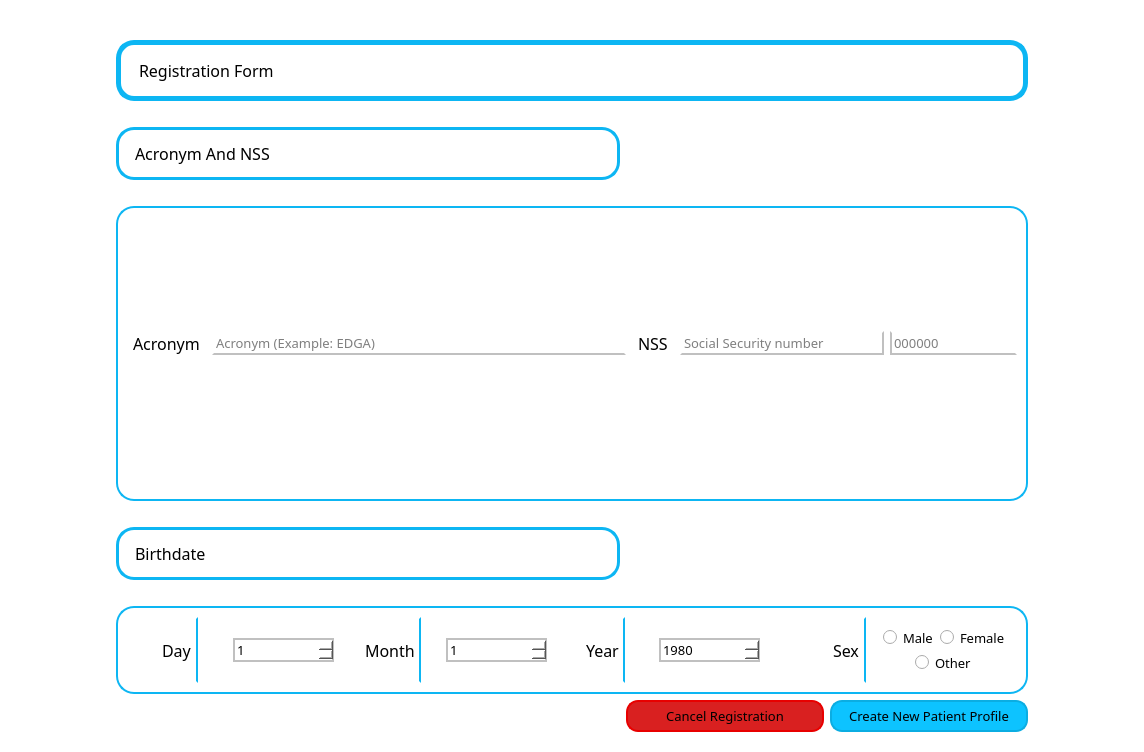
<?xml version="1.0" encoding="UTF-8"?>
<ui version="4.0">
 <class>Form</class>
 <widget class="QWidget" name="Form">
  <property name="geometry">
   <rect>
    <x>0</x>
    <y>0</y>
    <width>1144</width>
    <height>752</height>
   </rect>
  </property>
  <property name="windowTitle">
   <string>iOSA - Create Patient Profile</string>
  </property>
  <property name="styleSheet">
   <string notr="true">QWidget {
	font: 57 10pt Manrope medium;
	background-color: rgb(255, 255, 255);
}

/* --------------------------------------- QScrollBar  -----------------------------------*/
    QScrollBar:horizontal
    {
        height: 15px;
        margin: 3px 15px 3px 15px;
        border-radius: 4px;
    }

    QScrollBar::handle:horizontal
    {
        background-color :rgb(7, 119, 156);
        min-width: 5px;
        border-radius: 4px;
    }

    QScrollBar::add-line:horizontal
    {
        margin: 0px 3px 0px 3px;
        border-image: url(:/qss_icons/rc/right_arrow_disabled.png);
        width: 10px;
        height: 10px;
        subcontrol-position: right;
        subcontrol-origin: margin;
    }

    QScrollBar::sub-line:horizontal
    {
        margin: 0px 3px 0px 3px;
        border-image: url(:/qss_icons/rc/left_arrow_disabled.png);
        height: 10px;
        width: 10px;
        subcontrol-position: left;
        subcontrol-origin: margin;
    }

    QScrollBar::add-line:horizontal:hover,QScrollBar::add-line:horizontal:on
    {
        border-image: url(:/qss_icons/rc/right_arrow.png);
        height: 10px;
        width: 10px;
        subcontrol-position: right;
        subcontrol-origin: margin;
    }


    QScrollBar::sub-line:horizontal:hover, QScrollBar::sub-line:horizontal:on
    {
        border-image: url(:/qss_icons/rc/left_arrow.png);
        height: 10px;
        width: 10px;
        subcontrol-position: left;
        subcontrol-origin: margin;
    }

    QScrollBar::up-arrow:horizontal, QScrollBar::down-arrow:horizontal
    {
        background: none;
    }


    QScrollBar::add-page:horizontal, QScrollBar::sub-page:horizontal
    {
        background: none;
    }

    QScrollBar:vertical
    {
        width: 15px;
        margin: 15px 3px 15px 3px;
        border-radius: 4px;
    }

    QScrollBar::handle:vertical
    {
        background-color: rgb(7, 119, 156);
        min-height: 5px;
        border-radius: 4px;
    }

    QScrollBar::sub-line:vertical
    {
        margin: 3px 0px 3px 0px;
        border-image: url(:/qss_icons/rc/up_arrow_disabled.png);
        height: 10px;
        width: 10px;
        subcontrol-position: top;
        subcontrol-origin: margin;
    }

    QScrollBar::add-line:vertical
    {
        margin: 3px 0px 3px 0px;
        border-image: url(:/qss_icons/rc/down_arrow_disabled.png);
        height: 10px;
        width: 10px;
        subcontrol-position: bottom;
        subcontrol-origin: margin;
    }

    QScrollBar::sub-line:vertical:hover,QScrollBar::sub-line:vertical:on
    {
        border-image: url(:/qss_icons/rc/up_arrow.png);
        height: 10px;
        width: 10px;
        subcontrol-position: top;
        subcontrol-origin: margin;
    }

    QScrollBar::add-line:vertical:hover, QScrollBar::add-line:vertical:on
    {
        border-image: url(:/qss_icons/rc/down_arrow.png);
        height: 10px;
        width: 10px;
        subcontrol-position: bottom;
        subcontrol-origin: margin;
    }

    QScrollBar::up-arrow:vertical, QScrollBar::down-arrow:vertical
    {
        background: none;
    }

    QScrollBar::add-page:vertical, QScrollBar::sub-page:vertical
    {
        background: none;
    }</string>
  </property>
  <layout class="QVBoxLayout" name="verticalLayout">
   <item>
    <widget class="QFrame" name="mainFrame">
     <property name="styleSheet">
      <string notr="true">QFrame#mainFrame {
	background-color: rgb(255, 255, 255);
	border: none;
}

/*----------*/

QLineEdit {
	background-color: rgb(255, 255, 255);
	border-width: 2px;
	border-style: solid;
	border-color: none;
	border-bottom-color: rgb(192, 192, 192);
	border-radius: 15px;
}
QLineEdit:hover {
	border-bottom-color: rgb(140, 140, 140);
}

QFrame {
	background-color: rgb(255, 255, 255);
	border-width: 3px;
	border-style: solid;
	border-color: rgb(13, 182, 243);
	border-radius: 18px;
}
QLabel {
	background-color: none;
	border-color: none;
	font-size: 16px;
}

QSpinBox, QDoubleSpinBox {
    padding-right: 20px;
    border-width: 2px;
	border-style: solid;
	border-color: rgb(192, 192, 192);
}

QSpinBox:hover {
	border-color: rgb(140, 140, 140);
}

QDoubleSpinBox:hover {
	border-color: rgb(140, 140, 140);
}

QCheckBox::indicator {
    width: 13px;
    height: 13px;
}

QComboBox {
	background-color: rgb(255, 255, 255);
	border-width: 2px;
	border-style: solid;
	border-color: rgb(192, 192, 192);
}

QComboBox:hover {
	border-color: rgb(140, 140, 140);
}

QComboBox::down-arrow:on { /* shift the arrow when popup is open */
    top: 1px;
    left: 1px;
}

QPushButton {
	padding: 5px;
	border-width: 2px;
	border-style: solid;
	border-color: rgb(11, 173, 226);
	background-color: rgb(13, 195, 255);
	border-radius: 12px;
}

QPushButton:hover {
	background-color: rgb(11, 173, 226);
}

QPushButton:pressed {
	border-color: (9, 146, 191);
	background-color:rgb(9, 146, 191);
}</string>
     </property>
     <property name="frameShape">
      <enum>QFrame::StyledPanel</enum>
     </property>
     <property name="frameShadow">
      <enum>QFrame::Raised</enum>
     </property>
     <layout class="QVBoxLayout" name="verticalLayout_2">
      <item>
       <layout class="QGridLayout" name="RegistryGridLayout">
        <property name="leftMargin">
         <number>0</number>
        </property>
        <property name="topMargin">
         <number>0</number>
        </property>
        <property name="rightMargin">
         <number>0</number>
        </property>
        <property name="bottomMargin">
         <number>0</number>
        </property>
        <item row="0" column="6">
         <spacer name="horizontalSpacer_81">
          <property name="orientation">
           <enum>Qt::Horizontal</enum>
          </property>
          <property name="sizeHint" stdset="0">
           <size>
            <width>40</width>
            <height>20</height>
           </size>
          </property>
         </spacer>
        </item>
        <item row="0" column="7">
         <spacer name="horizontalSpacer_111">
          <property name="orientation">
           <enum>Qt::Horizontal</enum>
          </property>
          <property name="sizeHint" stdset="0">
           <size>
            <width>40</width>
            <height>20</height>
           </size>
          </property>
         </spacer>
        </item>
        <item row="9" column="1">
         <spacer name="verticalSpacer_3">
          <property name="orientation">
           <enum>Qt::Vertical</enum>
          </property>
          <property name="sizeHint" stdset="0">
           <size>
            <width>20</width>
            <height>40</height>
           </size>
          </property>
         </spacer>
        </item>
        <item row="0" column="9">
         <spacer name="horizontalSpacer_112">
          <property name="orientation">
           <enum>Qt::Horizontal</enum>
          </property>
          <property name="sizeHint" stdset="0">
           <size>
            <width>40</width>
            <height>20</height>
           </size>
          </property>
         </spacer>
        </item>
        <item row="0" column="8">
         <spacer name="horizontalSpacer_131">
          <property name="orientation">
           <enum>Qt::Horizontal</enum>
          </property>
          <property name="sizeHint" stdset="0">
           <size>
            <width>40</width>
            <height>20</height>
           </size>
          </property>
         </spacer>
        </item>
        <item row="3" column="2" colspan="9">
         <spacer name="horizontalSpacer_139">
          <property name="orientation">
           <enum>Qt::Horizontal</enum>
          </property>
          <property name="sizeHint" stdset="0">
           <size>
            <width>40</width>
            <height>20</height>
           </size>
          </property>
         </spacer>
        </item>
        <item row="2" column="2" colspan="9">
         <widget class="QFrame" name="titleFrame">
          <property name="styleSheet">
           <string notr="true">QFrame {
	border-width: 5px;
}
QLabel {
	font-size: 16px;
}</string>
          </property>
          <property name="frameShape">
           <enum>QFrame::StyledPanel</enum>
          </property>
          <property name="frameShadow">
           <enum>QFrame::Raised</enum>
          </property>
          <layout class="QVBoxLayout" name="verticalLayout_45">
           <item>
            <widget class="QLabel" name="titleRegistryLabel">
             <property name="text">
              <string>Registration Form</string>
             </property>
            </widget>
           </item>
          </layout>
         </widget>
        </item>
        <item row="18" column="2" rowspan="2" colspan="9">
         <widget class="QFrame" name="birthDateFrame">
          <property name="styleSheet">
           <string notr="true">QFrame {
	border-width: 2px;
}

QLabel {
	border-color: none;
	border-radius: none;
	border-right-color: rgb(13, 182, 243);
}


QCheckBox {
	border-width: 1px;
	border-style: solid;
	border-bottom-color: rgb(13, 182, 243);
}</string>
          </property>
          <property name="frameShape">
           <enum>QFrame::StyledPanel</enum>
          </property>
          <property name="frameShadow">
           <enum>QFrame::Raised</enum>
          </property>
          <layout class="QVBoxLayout" name="verticalLayout_44">
           <item>
            <layout class="QGridLayout" name="gridLayout_27">
             <item row="0" column="1" rowspan="2">
              <widget class="QSpinBox" name="birthDaySpinBox">
               <property name="minimum">
                <number>1</number>
               </property>
               <property name="maximum">
                <number>31</number>
               </property>
              </widget>
             </item>
             <item row="0" column="0" rowspan="2" alignment="Qt::AlignHCenter">
              <widget class="QLabel" name="birthDayLabel">
               <property name="layoutDirection">
                <enum>Qt::LeftToRight</enum>
               </property>
               <property name="text">
                <string>Day</string>
               </property>
              </widget>
             </item>
             <item row="0" column="5" rowspan="2">
              <widget class="QSpinBox" name="birthYearSpinBox">
               <property name="minimum">
                <number>1900</number>
               </property>
               <property name="maximum">
                <number>2100</number>
               </property>
               <property name="value">
                <number>1980</number>
               </property>
              </widget>
             </item>
             <item row="0" column="7" rowspan="2">
              <widget class="QFrame" name="genderFrame">
               <property name="styleSheet">
                <string notr="true">border-color: none;
border-radius: none;</string>
               </property>
               <property name="frameShape">
                <enum>QFrame::StyledPanel</enum>
               </property>
               <property name="frameShadow">
                <enum>QFrame::Raised</enum>
               </property>
               <layout class="QHBoxLayout" name="horizontalLayout_5">
                <item>
                 <layout class="QGridLayout" name="gridLayout_34">
                  <item row="0" column="0">
                   <widget class="QRadioButton" name="genderMaleRadioButton">
                    <property name="text">
                     <string>Male</string>
                    </property>
                   </widget>
                  </item>
                  <item row="0" column="1">
                   <widget class="QRadioButton" name="genderFemaleRadioButton">
                    <property name="text">
                     <string>Female</string>
                    </property>
                   </widget>
                  </item>
                  <item row="1" column="0" colspan="2" alignment="Qt::AlignHCenter">
                   <widget class="QRadioButton" name="genderOtherRadioButton">
                    <property name="text">
                     <string>Other</string>
                    </property>
                   </widget>
                  </item>
                 </layout>
                </item>
               </layout>
              </widget>
             </item>
             <item row="0" column="4" rowspan="2" alignment="Qt::AlignHCenter">
              <widget class="QLabel" name="birthYearLabel">
               <property name="text">
                <string>Year</string>
               </property>
              </widget>
             </item>
             <item row="0" column="3" rowspan="2">
              <widget class="QSpinBox" name="birthMonthSpinBox">
               <property name="minimum">
                <number>1</number>
               </property>
               <property name="maximum">
                <number>12</number>
               </property>
              </widget>
             </item>
             <item row="0" column="6" rowspan="2" alignment="Qt::AlignRight">
              <widget class="QLabel" name="genderLabel">
               <property name="text">
                <string>Sex</string>
               </property>
              </widget>
             </item>
             <item row="0" column="2" rowspan="2" alignment="Qt::AlignHCenter">
              <widget class="QLabel" name="birthMonthLabel">
               <property name="text">
                <string>Month</string>
               </property>
              </widget>
             </item>
            </layout>
           </item>
          </layout>
         </widget>
        </item>
        <item row="0" column="2">
         <spacer name="horizontalSpacer_132">
          <property name="orientation">
           <enum>Qt::Horizontal</enum>
          </property>
          <property name="sizeHint" stdset="0">
           <size>
            <width>40</width>
            <height>20</height>
           </size>
          </property>
         </spacer>
        </item>
        <item row="0" column="4">
         <spacer name="horizontalSpacer_57">
          <property name="orientation">
           <enum>Qt::Horizontal</enum>
          </property>
          <property name="sizeHint" stdset="0">
           <size>
            <width>40</width>
            <height>20</height>
           </size>
          </property>
         </spacer>
        </item>
        <item row="13" column="1">
         <spacer name="verticalSpacer_2">
          <property name="orientation">
           <enum>Qt::Vertical</enum>
          </property>
          <property name="sizeHint" stdset="0">
           <size>
            <width>20</width>
            <height>40</height>
           </size>
          </property>
         </spacer>
        </item>
        <item row="0" column="11">
         <spacer name="horizontalSpacer_90">
          <property name="orientation">
           <enum>Qt::Horizontal</enum>
          </property>
          <property name="sizeHint" stdset="0">
           <size>
            <width>40</width>
            <height>20</height>
           </size>
          </property>
         </spacer>
        </item>
        <item row="0" column="1">
         <spacer name="horizontalSpacer_121">
          <property name="orientation">
           <enum>Qt::Horizontal</enum>
          </property>
          <property name="sizeHint" stdset="0">
           <size>
            <width>40</width>
            <height>20</height>
           </size>
          </property>
         </spacer>
        </item>
        <item row="0" column="3">
         <spacer name="horizontalSpacer_136">
          <property name="orientation">
           <enum>Qt::Horizontal</enum>
          </property>
          <property name="sizeHint" stdset="0">
           <size>
            <width>40</width>
            <height>20</height>
           </size>
          </property>
         </spacer>
        </item>
        <item row="12" column="1">
         <spacer name="verticalSpacer_4">
          <property name="orientation">
           <enum>Qt::Vertical</enum>
          </property>
          <property name="sizeHint" stdset="0">
           <size>
            <width>20</width>
            <height>40</height>
           </size>
          </property>
         </spacer>
        </item>
        <item row="0" column="10">
         <spacer name="horizontalSpacer_101">
          <property name="orientation">
           <enum>Qt::Horizontal</enum>
          </property>
          <property name="sizeHint" stdset="0">
           <size>
            <width>40</width>
            <height>20</height>
           </size>
          </property>
         </spacer>
        </item>
        <item row="4" column="2" colspan="5">
         <widget class="QFrame" name="fullNameTitleFrame">
          <property name="styleSheet">
           <string notr="true"/>
          </property>
          <property name="frameShape">
           <enum>QFrame::StyledPanel</enum>
          </property>
          <property name="frameShadow">
           <enum>QFrame::Raised</enum>
          </property>
          <layout class="QHBoxLayout" name="horizontalLayout_6">
           <item>
            <widget class="QLabel" name="fullNameTitleLabel">
             <property name="text">
              <string>Acronym And NSS</string>
             </property>
            </widget>
           </item>
          </layout>
         </widget>
        </item>
        <item row="14" column="2">
         <spacer name="horizontalSpacer">
          <property name="orientation">
           <enum>Qt::Horizontal</enum>
          </property>
          <property name="sizeHint" stdset="0">
           <size>
            <width>40</width>
            <height>20</height>
           </size>
          </property>
         </spacer>
        </item>
        <item row="0" column="5">
         <spacer name="horizontalSpacer_137">
          <property name="orientation">
           <enum>Qt::Horizontal</enum>
          </property>
          <property name="sizeHint" stdset="0">
           <size>
            <width>40</width>
            <height>20</height>
           </size>
          </property>
         </spacer>
        </item>
        <item row="7" column="1">
         <spacer name="verticalSpacer_35">
          <property name="orientation">
           <enum>Qt::Vertical</enum>
          </property>
          <property name="sizeHint" stdset="0">
           <size>
            <width>20</width>
            <height>40</height>
           </size>
          </property>
         </spacer>
        </item>
        <item row="18" column="1" rowspan="2">
         <spacer name="verticalSpacer_57">
          <property name="orientation">
           <enum>Qt::Vertical</enum>
          </property>
          <property name="sizeHint" stdset="0">
           <size>
            <width>20</width>
            <height>40</height>
           </size>
          </property>
         </spacer>
        </item>
        <item row="5" column="2" colspan="9">
         <spacer name="horizontalSpacer_80">
          <property name="orientation">
           <enum>Qt::Horizontal</enum>
          </property>
          <property name="sizeHint" stdset="0">
           <size>
            <width>40</width>
            <height>20</height>
           </size>
          </property>
         </spacer>
        </item>
        <item row="17" column="2" colspan="9">
         <spacer name="horizontalSpacer_102">
          <property name="orientation">
           <enum>Qt::Horizontal</enum>
          </property>
          <property name="sizeHint" stdset="0">
           <size>
            <width>40</width>
            <height>20</height>
           </size>
          </property>
         </spacer>
        </item>
        <item row="11" column="1">
         <spacer name="verticalSpacer_5">
          <property name="orientation">
           <enum>Qt::Vertical</enum>
          </property>
          <property name="sizeHint" stdset="0">
           <size>
            <width>20</width>
            <height>40</height>
           </size>
          </property>
         </spacer>
        </item>
        <item row="8" column="1">
         <spacer name="verticalSpacer">
          <property name="orientation">
           <enum>Qt::Vertical</enum>
          </property>
          <property name="sizeHint" stdset="0">
           <size>
            <width>20</width>
            <height>40</height>
           </size>
          </property>
         </spacer>
        </item>
        <item row="10" column="1">
         <spacer name="verticalSpacer_6">
          <property name="orientation">
           <enum>Qt::Vertical</enum>
          </property>
          <property name="sizeHint" stdset="0">
           <size>
            <width>20</width>
            <height>40</height>
           </size>
          </property>
         </spacer>
        </item>
        <item row="6" column="2" rowspan="8" colspan="9">
         <widget class="QFrame" name="fullNameframe">
          <property name="styleSheet">
           <string notr="true">QFrame {
	border-width: 2px;
}

QLabel {
	border-color: none;
}</string>
          </property>
          <property name="frameShape">
           <enum>QFrame::StyledPanel</enum>
          </property>
          <property name="frameShadow">
           <enum>QFrame::Raised</enum>
          </property>
          <layout class="QVBoxLayout" name="verticalLayout_58">
           <item>
            <layout class="QGridLayout" name="gridLayout_47">
             <item row="3" column="8">
              <spacer name="horizontalSpacer_4">
               <property name="orientation">
                <enum>Qt::Horizontal</enum>
               </property>
               <property name="sizeHint" stdset="0">
                <size>
                 <width>40</width>
                 <height>20</height>
                </size>
               </property>
              </spacer>
             </item>
             <item row="3" column="4">
              <spacer name="horizontalSpacer_88">
               <property name="orientation">
                <enum>Qt::Horizontal</enum>
               </property>
               <property name="sizeHint" stdset="0">
                <size>
                 <width>40</width>
                 <height>20</height>
                </size>
               </property>
              </spacer>
             </item>
             <item row="3" column="1">
              <spacer name="horizontalSpacer_85">
               <property name="orientation">
                <enum>Qt::Horizontal</enum>
               </property>
               <property name="sizeHint" stdset="0">
                <size>
                 <width>40</width>
                 <height>20</height>
                </size>
               </property>
              </spacer>
             </item>
             <item row="3" column="3">
              <spacer name="horizontalSpacer_87">
               <property name="orientation">
                <enum>Qt::Horizontal</enum>
               </property>
               <property name="sizeHint" stdset="0">
                <size>
                 <width>40</width>
                 <height>20</height>
                </size>
               </property>
              </spacer>
             </item>
             <item row="0" column="1" rowspan="2" colspan="4">
              <widget class="QLineEdit" name="acronym_line_edit">
               <property name="maxLength">
                <number>8</number>
               </property>
               <property name="placeholderText">
                <string>Acronym (Example: EDGA)</string>
               </property>
              </widget>
             </item>
             <item row="3" column="2">
              <spacer name="horizontalSpacer_86">
               <property name="orientation">
                <enum>Qt::Horizontal</enum>
               </property>
               <property name="sizeHint" stdset="0">
                <size>
                 <width>40</width>
                 <height>20</height>
                </size>
               </property>
              </spacer>
             </item>
             <item row="3" column="7">
              <spacer name="horizontalSpacer_3">
               <property name="orientation">
                <enum>Qt::Horizontal</enum>
               </property>
               <property name="sizeHint" stdset="0">
                <size>
                 <width>40</width>
                 <height>20</height>
                </size>
               </property>
              </spacer>
             </item>
             <item row="0" column="8" rowspan="2">
              <widget class="QLineEdit" name="NSSCodeLineEdit">
               <property name="layoutDirection">
                <enum>Qt::LeftToRight</enum>
               </property>
               <property name="styleSheet">
                <string notr="true">QLineEdit {
	border-left-color: rgb(192, 192, 192);
}</string>
               </property>
               <property name="maxLength">
                <number>6</number>
               </property>
               <property name="readOnly">
                <bool>false</bool>
               </property>
               <property name="placeholderText">
                <string>000000</string>
               </property>
              </widget>
             </item>
             <item row="0" column="6" rowspan="2" colspan="2">
              <widget class="QLineEdit" name="NSSLineEdit">
               <property name="styleSheet">
                <string notr="true">QLineEdit {
	border-right-color: rgb(192, 192, 192);
}</string>
               </property>
               <property name="maxLength">
                <number>10</number>
               </property>
               <property name="placeholderText">
                <string>Social Security number</string>
               </property>
              </widget>
             </item>
             <item row="3" column="6">
              <spacer name="horizontalSpacer_2">
               <property name="orientation">
                <enum>Qt::Horizontal</enum>
               </property>
               <property name="sizeHint" stdset="0">
                <size>
                 <width>40</width>
                 <height>20</height>
                </size>
               </property>
              </spacer>
             </item>
             <item row="0" column="0" rowspan="2">
              <widget class="QLabel" name="acronym_label">
               <property name="text">
                <string>Acronym</string>
               </property>
              </widget>
             </item>
             <item row="0" column="5" rowspan="2" alignment="Qt::AlignRight">
              <widget class="QLabel" name="NSSLabel">
               <property name="text">
                <string>NSS</string>
               </property>
              </widget>
             </item>
            </layout>
           </item>
          </layout>
         </widget>
        </item>
        <item row="22" column="9" colspan="2">
         <widget class="QPushButton" name="create_new_patient_push_button">
          <property name="text">
           <string>Create New Patient Profile</string>
          </property>
         </widget>
        </item>
        <item row="22" column="7" colspan="2">
         <widget class="QPushButton" name="cancel_registry_push_button">
          <property name="styleSheet">
           <string notr="true">background-color: rgb(217, 32, 32);
border-color: rgb(232, 0, 0);</string>
          </property>
          <property name="text">
           <string>Cancel Registration</string>
          </property>
         </widget>
        </item>
        <item row="15" column="2" colspan="5">
         <widget class="QFrame" name="frame">
          <property name="frameShape">
           <enum>QFrame::StyledPanel</enum>
          </property>
          <property name="frameShadow">
           <enum>QFrame::Raised</enum>
          </property>
          <layout class="QVBoxLayout" name="verticalLayout_3">
           <item>
            <widget class="QLabel" name="label">
             <property name="text">
              <string>Birthdate</string>
             </property>
            </widget>
           </item>
          </layout>
         </widget>
        </item>
       </layout>
      </item>
     </layout>
    </widget>
   </item>
  </layout>
 </widget>
 <tabstops>
  <tabstop>acronym_line_edit</tabstop>
  <tabstop>NSSLineEdit</tabstop>
  <tabstop>NSSCodeLineEdit</tabstop>
  <tabstop>birthDaySpinBox</tabstop>
  <tabstop>birthMonthSpinBox</tabstop>
  <tabstop>birthYearSpinBox</tabstop>
  <tabstop>genderMaleRadioButton</tabstop>
  <tabstop>genderFemaleRadioButton</tabstop>
  <tabstop>genderOtherRadioButton</tabstop>
  <tabstop>create_new_patient_push_button</tabstop>
 </tabstops>
 <resources/>
 <connections/>
</ui>
